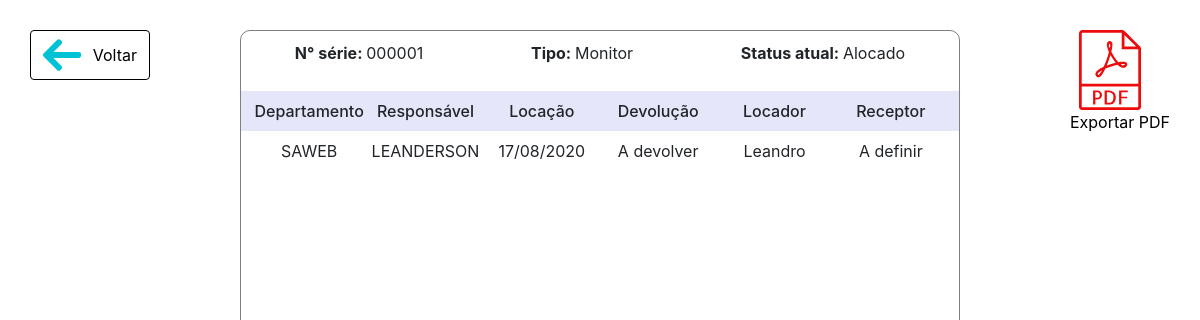
The page /gerarHistorico.php?serie=000001 on the database its author committed.
### tables this page shows
CREATE TABLE `equipamento` (
  `num_serie` varchar(30) NOT NULL,
  `tipo` varchar(50) NOT NULL,
  `status` int(11) DEFAULT 0,
  `condicao_entrada` int(11) NOT NULL,
  `marca` varchar(15) NOT NULL,
  `modelo` varchar(15) NOT NULL,
  `descricao` text DEFAULT NULL
);

CREATE TABLE `equipamento_emprestado` (
  `protocolo` char(9) NOT NULL,
  `num_serie` varchar(30) NOT NULL,
  `titulo_receptor` char(14) DEFAULT NULL,
  `lot_status` int(11) DEFAULT NULL,
  `dt_devolucao` date DEFAULT NULL
);

CREATE TABLE `emprestimo` (
  `protocolo` char(9) NOT NULL,
  `federacao` int(11) DEFAULT NULL,
  `dt_prazo` date DEFAULT NULL,
  `descricao` text DEFAULT NULL,
  `dt_lotacao` date DEFAULT NULL,
  `titulo_locador` char(14) DEFAULT NULL,
  `unipto` varchar(30) NOT NULL,
  `responsavel` varchar(30) NOT NULL
);

### gerarHistorico.php (the view, shortened to what this page needs)
<?php
require_once 'conn.php';
$serie = $_GET['serie'];
?>
<!DOCTYPE html>
<html>
<head>
	<link rel="stylesheet" type="text/css" href="css/relatorioEquipamento.css">
	<link href="css/bootstrap.min.css" type="text/css" rel="stylesheet">
	<link rel="stylesheet" type="text/css" href="css/jquery-ui.css">
</head>
<body>
	<?php
	$sql = "SELECT * FROM equipamento WHERE num_serie='$serie'";
	$tipo = mysqli_fetch_object(mysqli_query($conn,$sql))->tipo;
	$status = mysqli_fetch_object(mysqli_query($conn,$sql))->status;
	?>
	<div class="relatorio">
		<div class="linha info">
			<?php
			echo "<p><b>N° série: </b>".$serie."</p>";
			echo "<p><b>Tipo: </b>".$tipo."</p>";
			echo "<p><b>Status atual: </b>".conveteStatus($status)."</p>";
			?>
		</div>
		<div class="linha details cabecalho">
			<p>Departamento</p>
			<p>Responsável</p>
			<p>Locação</p>
			<p>Devolução</p>
			<p>Locador</p>
			<p>Receptor</p>
		</div>
		<?php
		$query = "SELECT * FROM equipamento_emprestado e, emprestimo emp WHERE num_serie='$serie' and e.protocolo=emp.protocolo";
		$result = mysqli_query($conn,$query);
		$i=0;
		while ($fetch = mysqli_fetch_object($result))
		{
			if($i==1)
			{
				$cor = "linha1";
				$i=0;
			}else{
				$cor = "";
				$i=1;
			}
			$sql = "SELECT nome FROM usuario WHERE titulo='$fetch->titulo_locador'";
			$locador = mysqli_fetch_object(mysqli_query($conn,$sql))->nome;
			$receptor = "A definir";
			$dt_dev = "A devolver";
			?>
			<div class="linha details <?php echo $cor ?>">
				<?php
				echo "<p>$fetch->unipto</p>";
				echo "<p>$fetch->responsavel</p>";
				echo "<p>".dtPortugues($fetch->dt_lotacao)."</p>";
				echo "<p>".$dt_dev."</p>";
				echo "<p>$locador</p>";
				echo "<p>$receptor</p>";
				?>
			</div>
			<?php
		}
		?>
	</div>
	<a href="lista_equipamento.php#tabelinha" class="btn btn-voltar">
		<div class="cont-img-btn">
			<img src="imagens/icons/back-arrow.svg" class="img-100">
		</div>
		<span>Voltar</span>
	</a>
	<a href="PDF/historico.php?serie=<?php echo $serie; ?>" target="_blank" class="export">
		<img src="imagens/icons/pdf.svg" class="img-100 img-export">
		<span>Exportar PDF</span>
	</a>
</body>
</html>
<?php
function conveteStatus($status)
{
	$s = '';
	switch ($status)
	{
		case 1:
		$s = "Alocado";
		break;
	}
	return $s;
}
function dtPortugues($dt)
{
	$data = new DateTime($dt);
	return $data->format('d/m/Y');
}
?>

### css/relatorioEquipamento.css (style rules this page uses)
* { margin: 0;padding: 0; }
a { color: #000 !important; }
.relatorio { width: 60%; height: 100%; margin: 30px auto; border-radius: 10px; min-height: calc(100vh - 60px); max-width: calc(100vw - 300px); border: 1px solid rgba(0,0,0,.5); }
.img-100 { width: 100%; height: 100%; }
.btn-voltar { top: 30px; left: 30px; width: 120px; height: 50px; position: fixed; align-items: center; display: flex !important; justify-content: space-between; border: 1px solid #000 !important; }
.cont-img-btn { width: 40%; }
.export { top: 30px; right: 30px; display: flex; position: fixed; flex-direction: column; }
.img-export { width: 80px; height: 80px; }
.linha { padding: 10px 0; display: flex; flex-direction: row; }
.info { justify-content: space-around; }
.cabecalho { background-color: #E6E6FA; font-weight: 500; }
.details { height: 40px; }
.details,.cabecalho { padding: 8px 10px; text-align: center; justify-content: space-between; }
.details b, .details p { width: 120px; }

### rows shown on the page
equipamento: tipo "Monitor", status "Alocado"
equipamento_emprestado: protocolo.unipto "SAWEB", protocolo.responsavel "LEANDERSON", protocolo.dt_lotacao "17/08/2020", dt_dev "A devolver", locador "Leandro", receptor "A definir"

### other values the page prints
$serie "000001"
